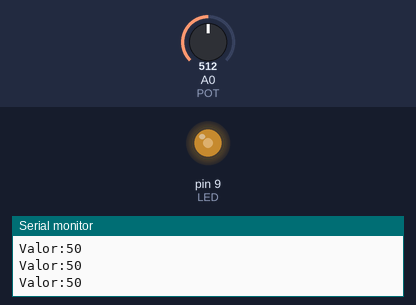
Recording of a sketch running on a simulated Arduino Uno, built with avr-gcc and run on an emulated ATmega328P. Parts: output pins drawn as LEDs (lit = HIGH), the last lines printed to the serial monitor. The test bench sets the inputs (shaded band); at power-on: A0 (POT) = 512.

Above: at 1.2 s.
1.3 s: A0 (POT) set to 1007
At 1.9 s:
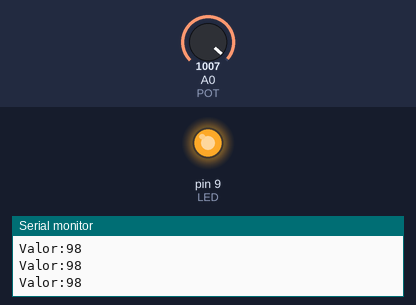
2.8 s: A0 (POT) set to 1020
At 4.1 s:
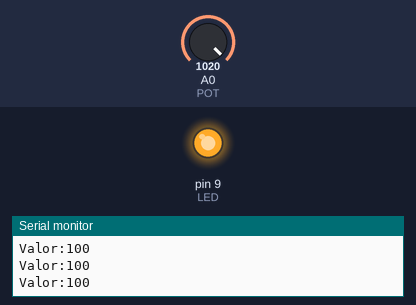
5.8 s: A0 (POT) set to 716
At 6.7 s:
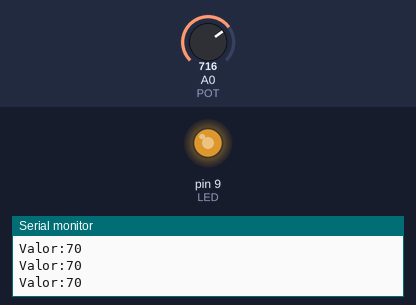
7.3 s: A0 (POT) set to 122
At 7.8 s:
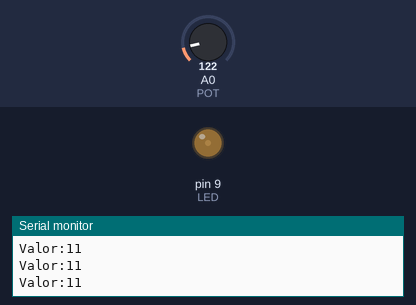
8.8 s: A0 (POT) set to 109
At 10.0 s:
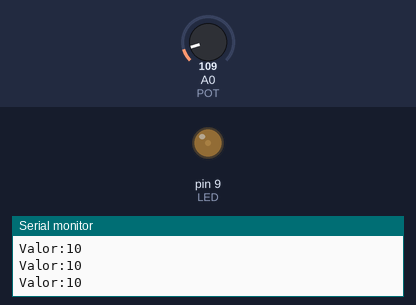
11.8 s: A0 (POT) set to 96
At 12.1 s:
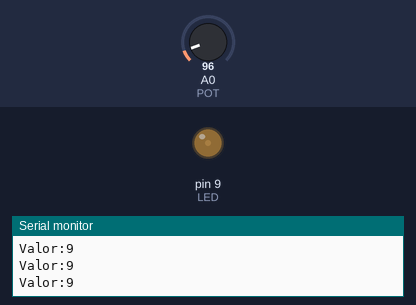
Timing chart, 0 to 14.8 s (numbered marks = the images above; inputs shaded):
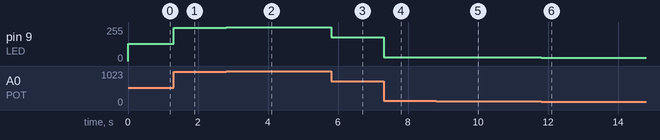

The sketch:

Clase_3__Entradas_PWM_.ino
```cpp
int LED = 9;
int INT;
int POT = A0;
int INT2;

void setup(){
  Serial.begin(9600);
  pinMode(LED, OUTPUT);
  pinMode(POT, INPUT);
}
void loop(){
  Serial.print("Valor:");
  Serial.println(INT2);
  INT2= map(INT,0,255,0,100);
  INT = analogRead(POT) / 4; // 255
  analogWrite(LED, INT);
}
```

Measured:
- after the input at 1.3 s, pin 9 (LED): 128/255 → 251/255 at once
- after the input at 2.8 s, pin 9 (LED): 251/255 → 255/255 at once
- after the input at 5.8 s, pin 9 (LED): 255/255 → 179/255 at once
- after the input at 7.3 s, pin 9 (LED): 179/255 → 30/255 at once
- after the input at 8.8 s, pin 9 (LED): 30/255 → 27/255 at once
- after the input at 11.8 s, pin 9 (LED): 27/255 → 24/255 at once
